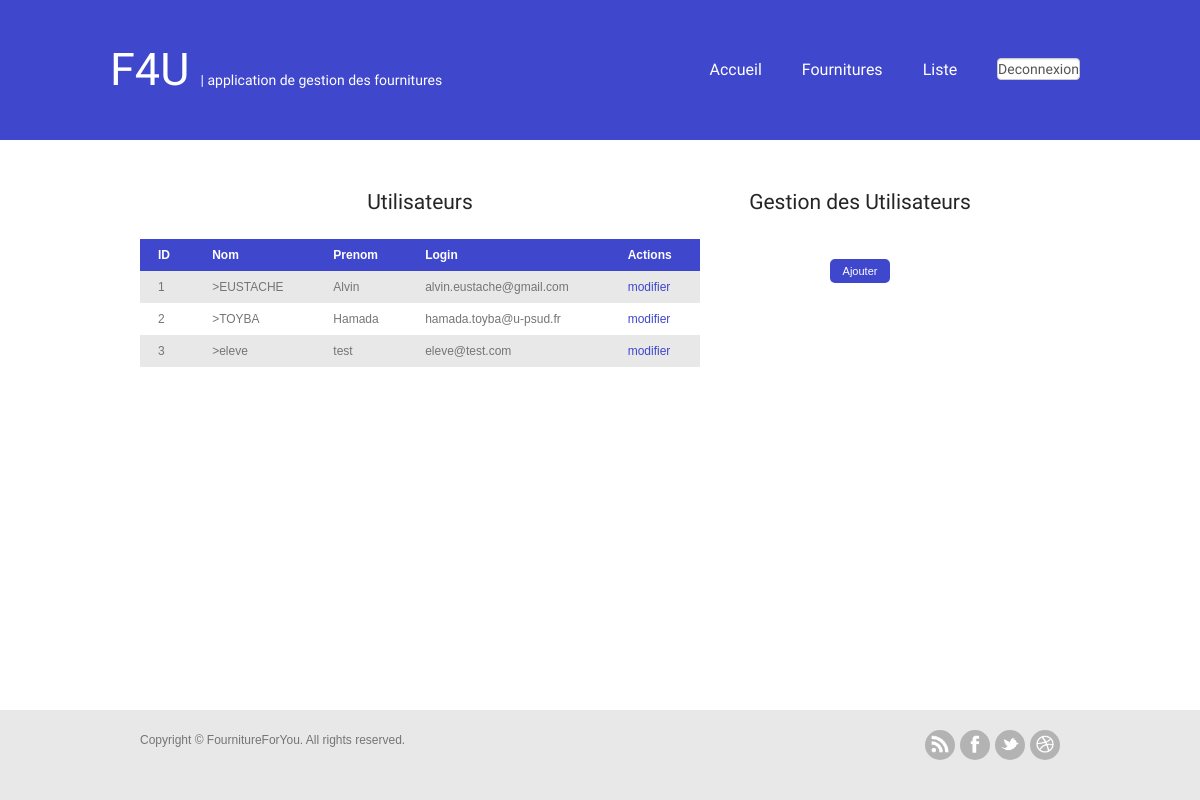
/main_panel.php (signed in), run on an earlier commit of the app's database.
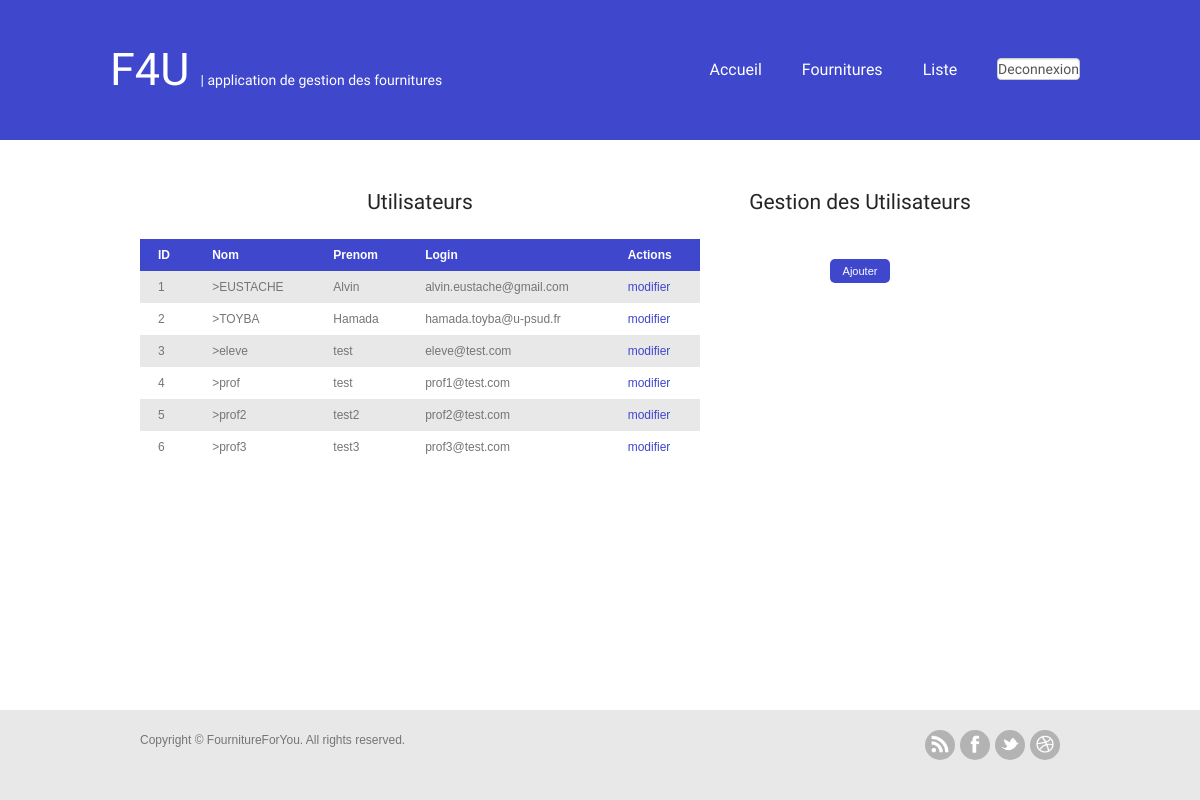
And on a later commit of the database.
### tables this page shows
CREATE TABLE IF NOT EXISTS `personne` (
  `id_Personne` int(11) NOT NULL AUTO_INCREMENT,
  `Nom` varchar(25) NOT NULL,
  `Prenom` varchar(25) NOT NULL,
  `login` varchar(25) NOT NULL,
  `mdp` varchar(25) NOT NULL,
  PRIMARY KEY (`id_Personne`),
  UNIQUE KEY `login` (`login`)
);

### include/fonction.inc (the view, shortened to what this page needs)
<?php
function usersList($bdd)
{
	$req = "SELECT id_Personne, Nom, Prenom, login FROM personne";
	$requete = $bdd->prepare($req);
	$requete->execute();
	$result = $requete -> get_result();
	while ($val = $result -> fetch_assoc())
		{
				$id = $val['id_Personne'];
				$nom = $val['Nom'];
				$prenom = $val['Prenom'];
				$login = $val['login'];
				echo "<tr>";
				echo "<td>$id</td>";
				echo "<td>>$nom</td>";
				echo "<td>$prenom</td>";
				echo "<td>$login</td>";
				echo "<td><a href=\"main_panel.php#oModal&nom=$nom\">modifier</td>";
				echo "</tr>\n";
		}
}
?>

### main_panel.php (shortened to what this page needs)
<?php
    $AppelInclude = './include/';
    require($AppelInclude . "fonction.inc");
    $bdd = connexionDB();
?>
  <div id="header">
  	<div class="header_content">
  	<div class="logo"><a href="main.php">F4U</a> <span>| application de gestion des fournitures</span></div>
    <?php
      require($AppelInclude . "menu.inc.php");
    ?>
    </div>
  </div>
<div id="wrap">
  <div class="main_content">
     <div class="section_two_three entry">
     <h2 class="centered_title">Utilisateurs</h2>
      <table>
        <thead>
          <tr>
            <th>ID</th>
            <th>Nom</th>
            <th>Prenom</th>
            <th>Login</th>
            <th colspan="2">Actions</th>
          </tr>
        </thead>
        <tbody>
          <?php
           usersList($bdd);
         ?>
        </tbody>
      </table>
    </div>
    <div class="section_one_three sidebar">
        <h2 class="centered_title">Gestion des Utilisateurs</h2>
        <p class="centered_text">
        </p>
        <a href="#oModal" class="more">Ajouter</a>
    </div>
  </div>
</div>

### include/menu.inc.php (shortened to what this page needs)
<?php
  switch ($_SESSION['type']) {
    case 1:
        echo "<div class=\"menu\">";
          echo "<ul>";
            echo "<li><a href=\"main.php\">Accueil</a></li>";
            echo "<li><a href=\"supplies.php\">Fournitures</a></li>";
            echo "<li><a href=\"lists.php\">Liste</a></li>";
            require($AppelInclude . "loginForm.inc.php");
            echo "</ul>";
         echo "</div>";
        break;
  }
?>

### include/loginForm.inc.php (shortened to what this page needs)
<?php
  if(isset($_SESSION['login'])) {
  ?>
    <li><a href="include/deconnexion.php"><input value="Deconnexion" class="form-control" type="submit"/></a></li>
  <?php
  }
?>

### css/style.css (style rules this page uses)
body { font-family:Arial, Helvetica, sans-serif;padding:0;font-size:12px;margin:0 auto;color:#757575;background-color:#FFFFFF; }
p { padding:0;margin:0px;text-align:left;line-height:20px; }
a { color:#3f47cc; text-decoration:none; }
a img { border:none; }
a.more { border-radius:5px;-moz-border-radius:5px;-webkit-border-radius:5px;-khtml-border-radius:5px;background-color:#3f47cc; color:#fff; font-size:11px; padding:6px 6px; margin:auto; width:60px; display:block; text-align:center; }
h2 { font-weight: normal;color: #252525;font-size:21px;margin:0;padding:0 0 25px 0; }
h1, h2, h3, h4 { font-family: 'Source Sans Pro', sans-serif; }
#wrap { margin:auto;width:1000px;padding:0 0 40px 0; }
.main_content { clear:both; }
#header { width:100%; height:140px; background-color:#3f47cc; }
.header_content { width:1000px; margin:auto; line-height:140px; }
.logo { float:left;margin:0 0 0 10px; padding:0px;font-family: 'Source Sans Pro', sans-serif; font-size:45px; color:#505050; }
.logo a { color:#fff; }
.logo span { font-size:14px; color:#FFFFFF; }
.menu { float:right; padding:0 0 0 0; }
.menu ul { list-style:none; margin:0; padding:0px; }
.menu ul * { margin:0; padding:0; }
.menu ul li { float:left; padding:0 20px 0 20px; height:35px; }
.menu ul li a { font-family: 'Source Sans Pro', sans-serif;color:#fff; font-size:16px; }
.section_one_three { width:280px; float:left; padding:40px 0 0 40px; }
.section_two_three { width:600px; float:left; padding:40px 0 0 40px; }
h2.centered_title { text-align:center; }
p.centered_text { padding:10px 20px; }
.entry { padding-bottom:20px; }
.sidebar h2 { clear:both; }
.footer { padding:20px 0 40px 0; margin:20px 0 0 0; clear:both; width:100%; background-color:#e8e8e8; position:fixed;bottom:0; }
.footer_content { margin:auto;width:1000px; }
.footer_left { float:left; padding:0 0 0 40px; }
.footer_right { float:right; padding:0 40px 0 0; }
ul.social_icons { margin:0px; padding:0px; list-style:none; }
ul.social_icons li { float:left; }
ul.social_icons li a { width:30px;height:30px;display:block;border-radius:15px;-moz-border-radius:15px;-webkit-border-radius:15px;-khtml-border-radius:15px;float:left;margin:0px 0 0px 5px;background-color:#b3b3b3;text-align:center; }
ul.social_icons li a img { width:60%; display:block; margin:5px auto; }
.form-control { padding: 6px 12px; font-size: 14px; line-height: 1.42857143; color: #555; background-color: #fff; background-image: none; border: 1px solid #ccc; border-radius: 4px; -webkit-box-shadow: inset 0 1px 1px rgba(0, 0, 0, .075); box-shadow: inset 0 1px 1px rgba(0, 0, 0, .075); -webkit-transition: border-color ease-in-out .15s, -webkit-box-shadow ease-in-out .15s; -o-transition: border-color ease-in-out .15s, box-shadow ease-in-out .15s; transition: border-color ease-in-out .15s, box-shadow ease-in-out .15s; }

### css/demo.css (style rules this page uses)
*, *:after, *:before { -webkit-box-sizing: border-box; -moz-box-sizing: border-box; box-sizing: border-box; }
body { font-family: 'Lato', Arial, sans-serif; color: #7c8d87; background: #f8f8f8; }
a { color: #f98740; text-decoration: none; }

### css/component.css (style rules this page uses)
table { border-collapse: collapse; margin-bottom: 3em; width: 100%; background: #fff; }
td, th { padding: 0.75em 1.5em; text-align: left; }
th { background-color: #3f47cc; font-weight: bold; color: #fff; white-space: nowrap; }
tbody tr:nth-child(2n-1) { background-color: #e8e8e8; transition: all .125s ease-in-out; }
tbody { height: 5em; overflow-x: hidden; overflow-y: auto; }

What changed in the data, as far as the page shows it:
added personne: id_Personne "4", Nom "prof", Prenom "test", login "prof1@test.com"
added personne: id_Personne "5", Nom "prof2", Prenom "test2", login "prof2@test.com"
added personne: id_Personne "6", Nom "prof3", Prenom "test3", login "prof3@test.com"
